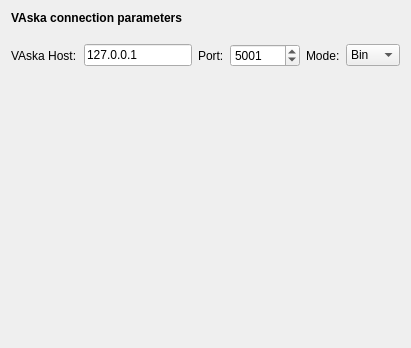
      <widget class="QWidget" name="page" >
       <layout class="QVBoxLayout" >
        <item>
         <widget class="QLabel" name="label_141" >
          <property name="sizePolicy" >
           <sizepolicy vsizetype="Fixed" hsizetype="Fixed" >
            <horstretch>0</horstretch>
            <verstretch>0</verstretch>
           </sizepolicy>
          </property>
          <property name="font" >
           <font>
            <weight>75</weight>
            <bold>true</bold>
           </font>
          </property>
          <property name="text" >
           <string>VAska connection parameters</string>
          </property>
         </widget>
        </item>
        <item>
         <spacer>
          <property name="orientation" >
           <enum>Qt::Vertical</enum>
          </property>
          <property name="sizeType" >
           <enum>QSizePolicy::Fixed</enum>
          </property>
          <property name="sizeHint" >
           <size>
            <width>20</width>
            <height>13</height>
           </size>
          </property>
         </spacer>
        </item>
        <item>
         <layout class="QHBoxLayout" >
          <item>
           <widget class="QLabel" name="label_139" >
            <property name="minimumSize" >
             <size>
              <width>67</width>
              <height>0</height>
             </size>
            </property>
            <property name="text" >
             <string>VAska Host:</string>
            </property>
           </widget>
          </item>
          <item>
           <widget class="QLineEdit" name="VAskaHostEdit" >
            <property name="text" >
             <string>127.0.0.1</string>
            </property>
           </widget>
          </item>
          <item>
           <widget class="QLabel" name="label_140" >
            <property name="minimumSize" >
             <size>
              <width>20</width>
              <height>0</height>
             </size>
            </property>
            <property name="text" >
             <string>Port:</string>
            </property>
           </widget>
          </item>
          <item>
           <widget class="QSpinBox" name="VAskaPortBox" >
            <property name="minimumSize" >
             <size>
              <width>70</width>
              <height>0</height>
             </size>
            </property>
            <property name="maximum" >
             <number>65535</number>
            </property>
            <property name="value" >
             <number>5001</number>
            </property>
           </widget>
          </item>
          <item>
           <widget class="QLabel" name="label" >
            <property name="text" >
             <string>Mode:</string>
            </property>
           </widget>
          </item>
          <item>
           <widget class="QComboBox" name="VAskaModeBox" >
            <property name="currentIndex" >
             <number>0</number>
            </property>
            <item>
             <property name="text" >
              <string>Bin</string>
             </property>
            </item>
            <item>
             <property name="text" >
              <string>Text</string>
             </property>
            </item>
           </widget>
          </item>
         </layout>
        </item>
        <item>
         <spacer>
          <property name="orientation" >
           <enum>Qt::Vertical</enum>
          </property>
          <property name="sizeHint" >
           <size>
            <width>20</width>
            <height>270</height>
           </size>
          </property>
         </spacer>
        </item>
       </layout>
      </widget>
